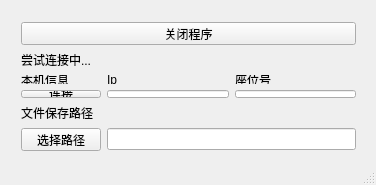
<?xml version="1.0" encoding="UTF-8"?>
<ui version="4.0">
 <class>StudentFileTransferClientClass</class>
 <widget class="QMainWindow" name="StudentFileTransferClientClass">
  <property name="geometry">
   <rect>
    <x>0</x>
    <y>0</y>
    <width>376</width>
    <height>185</height>
   </rect>
  </property>
  <property name="minimumSize">
   <size>
    <width>376</width>
    <height>185</height>
   </size>
  </property>
  <property name="maximumSize">
   <size>
    <width>376</width>
    <height>185</height>
   </size>
  </property>
  <property name="windowTitle">
   <string>StudentFileTransferClient</string>
  </property>
  <widget class="QWidget" name="centralWidget">
   <widget class="QWidget" name="layoutWidget">
    <property name="geometry">
     <rect>
      <x>10</x>
      <y>11</y>
      <width>357</width>
      <height>151</height>
     </rect>
    </property>
    <layout class="QVBoxLayout" name="verticalLayout">
     <item>
      <widget class="QPushButton" name="btn_close">
       <property name="text">
        <string>关闭程序</string>
       </property>
      </widget>
     </item>
     <item>
      <widget class="QLabel" name="lab_title">
       <property name="text">
        <string>尝试连接中...</string>
       </property>
      </widget>
     </item>
     <item>
      <layout class="QGridLayout" name="gridLayout">
       <item row="0" column="1">
        <widget class="QLabel" name="label">
         <property name="text">
          <string>Ip</string>
         </property>
        </widget>
       </item>
       <item row="1" column="0">
        <widget class="QPushButton" name="btn_connect">
         <property name="text">
          <string>连接</string>
         </property>
        </widget>
       </item>
       <item row="1" column="1">
        <widget class="QLineEdit" name="line_ip"/>
       </item>
       <item row="1" column="2">
        <widget class="QLineEdit" name="line_seat"/>
       </item>
       <item row="0" column="2">
        <widget class="QLabel" name="label_2">
         <property name="text">
          <string>座位号</string>
         </property>
        </widget>
       </item>
       <item row="0" column="0">
        <widget class="QLabel" name="label_3">
         <property name="text">
          <string>本机信息</string>
         </property>
        </widget>
       </item>
      </layout>
     </item>
     <item>
      <widget class="QLabel" name="label_4">
       <property name="text">
        <string>文件保存路径</string>
       </property>
      </widget>
     </item>
     <item>
      <layout class="QHBoxLayout" name="horizontalLayout">
       <item>
        <widget class="QPushButton" name="btn_path">
         <property name="text">
          <string>选择路径</string>
         </property>
        </widget>
       </item>
       <item>
        <widget class="QLineEdit" name="line_path"/>
       </item>
      </layout>
     </item>
    </layout>
   </widget>
  </widget>
  <widget class="QStatusBar" name="statusBar"/>
 </widget>
 <layoutdefault spacing="6" margin="11"/>
 <resources>
  <include location="StudentFileTransferClient.qrc"/>
 </resources>
 <connections/>
</ui>
